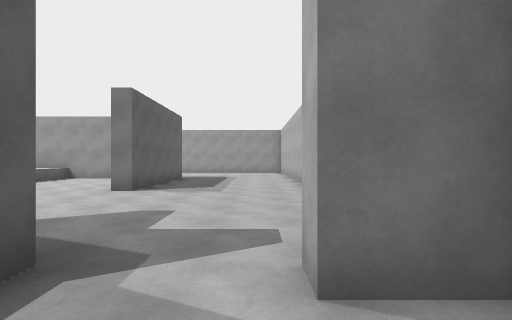
[1] (above)

20 first-person views from a walk through a Unity game level. The camera is 1.5 m above the floor, looks level and sees 85° across. The floor is counted in squares, 2 m on a side. Each view is taken from the middle of a square. On the plan, view 1 faces up. The plan holds only what a view shows up to about 10 squares ahead; the rest is blank. The player character is not drawn. Some animated figures are left out.

[2]
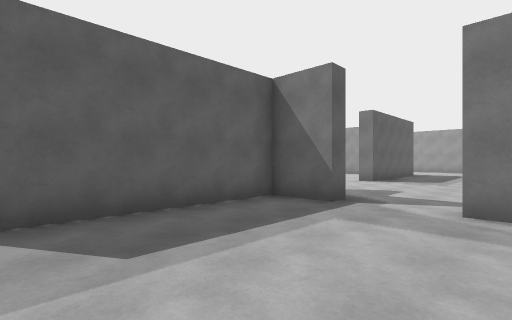

[3]
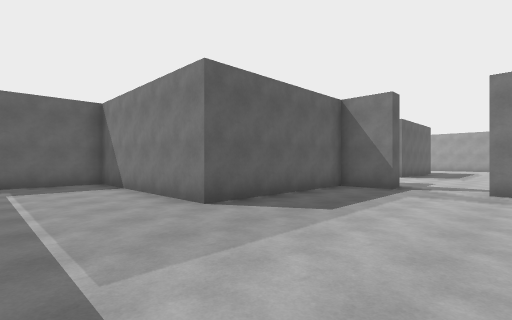

[4]
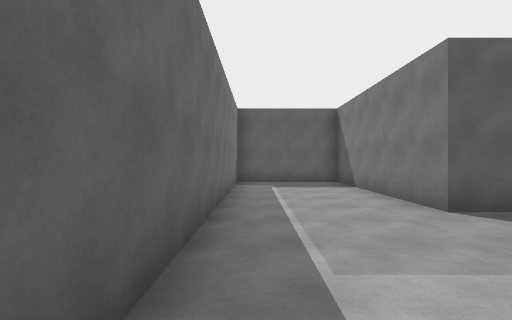

[5]
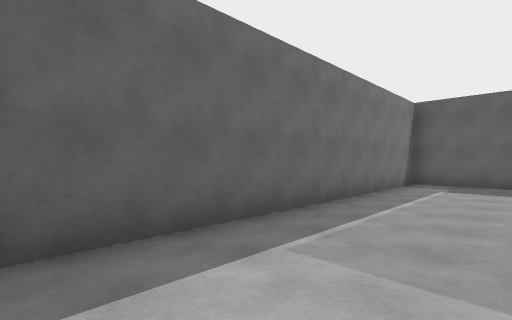

[6]
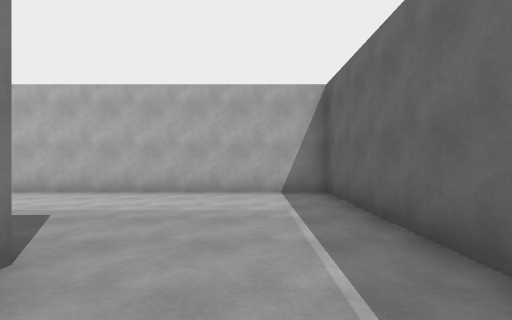

[7]
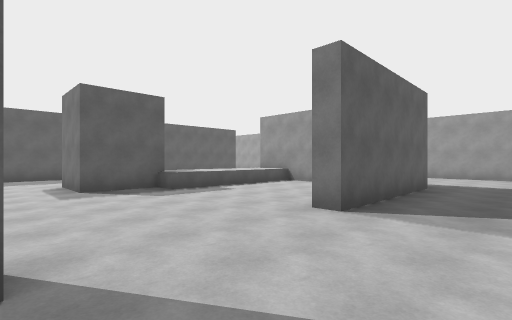

[8]
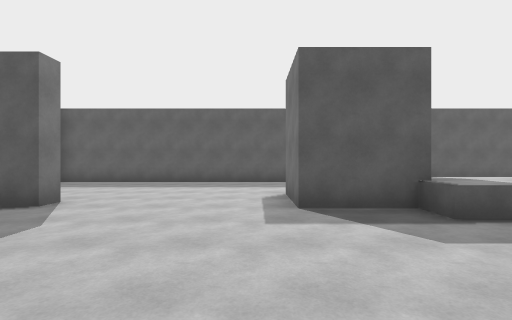

[9]
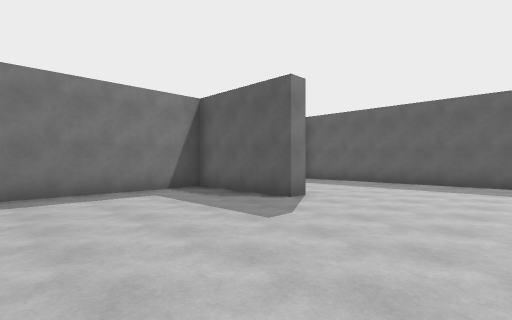

[10]
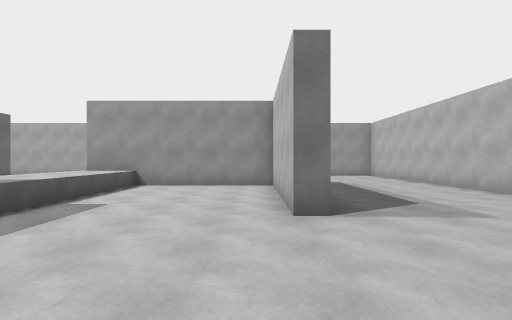

[11]
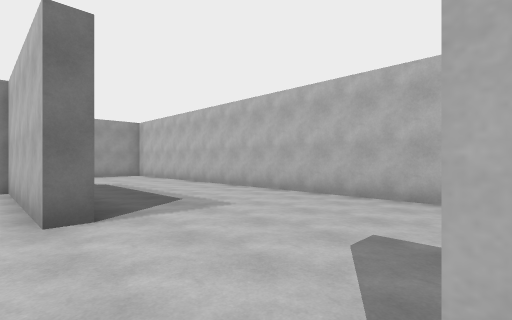

[12]
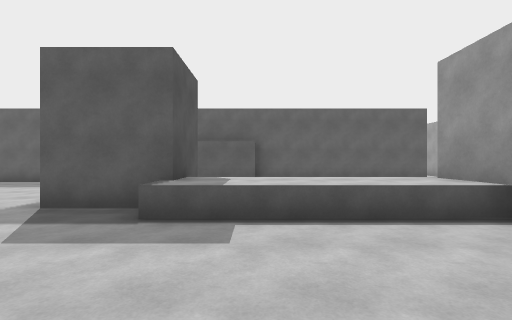

[13]
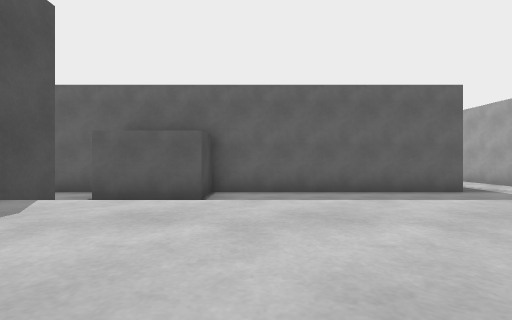

[14]
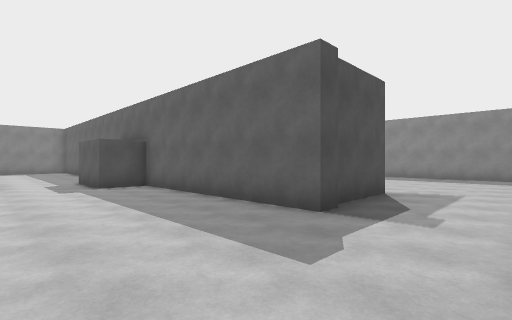

[15]
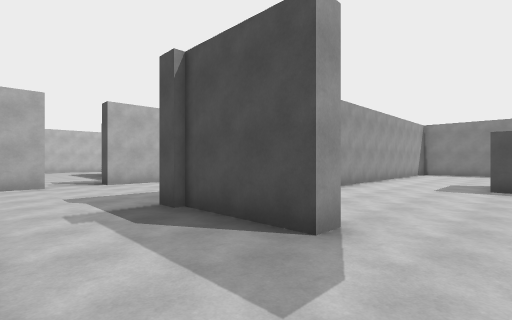

[16]
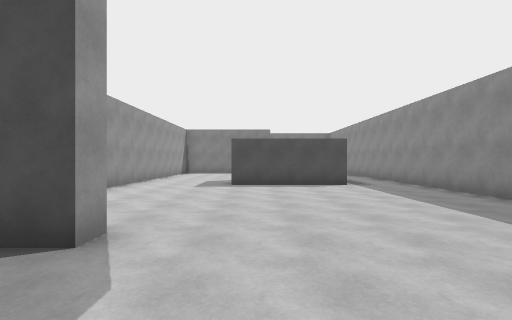

[17]
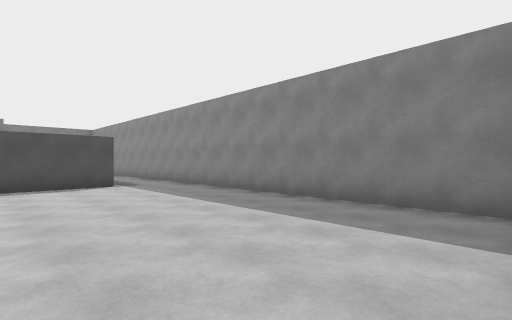

[18]
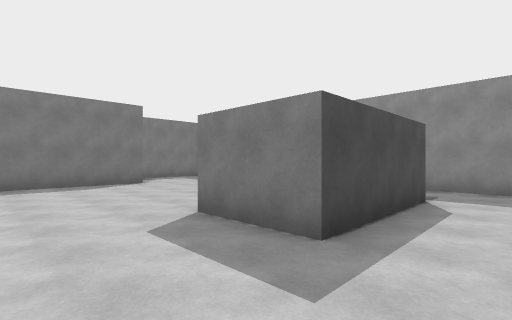

[19]
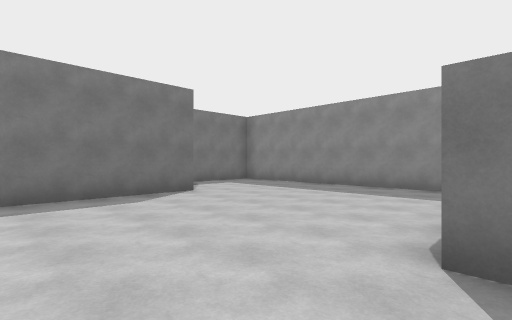

[20]
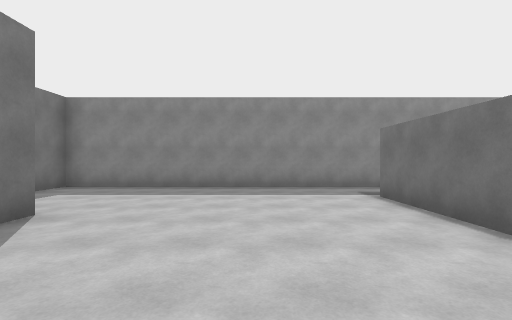

### Floor plan
Points are (right, up) in squares from view 1. A wall is a line through its corners. A room is listed if a view was taken in it or the views show most of it. See-through windows are left out.
Room 1 (views 1, 2, 3, 4, 5, 6)
walls: (-1.6, 2) (-1.6, 1.5) (-3, 1.5) (-3, -3.2) (-8.5, -3.2) (-8.5, -6.6) (1.5, -6.6) (1.5, 0.7); (1.4, 1.5) (0.3, 1.5) (0.3, 2)
ways out: opening at (-0.5, 2) to room 2
Room 2 (views 7, 8, 9, 10, 11, 12, 13, 14, 15, 16, 17, 18, 19, 20)
walls: (-10.2, 6.7) (-8.3, 6.7); (-8.3, 6.5) (-8.3, 4.7) (-10.2, 4.7); (-13.5, 5.2) (-13.5, -2.6); (-14, 5.7) (-14, 8.5); (-9, 11.6) (-9, 13.2) (-8.5, 13.2); (-14, 13.8) (-13.5, 13.8) (-13.5, 8) (-12.3, 8) (-12.3, 5.9); (-9, 14.7) (-9, 15.6); (-17.7, 5.5) (-20.7, 5.5); (-16.5, 13.1) (-16.5, 13.6) (-14, 13.6); (-9, 0.5) (-8.5, 0.5) (-8.5, -2.7) (-4.2, -2.7); (-3, 11.4) (-3, 6.8) (-3.5, 6.8) (-3.5, 11.3) (-9, 11.3); (-14.9, 16.3) (-16.9, 16.3); (-20.7, 7.6) (-17.3, 7.6) (-17.3, 5.5); (-18.9, 0) (-15.2, 0); (-1.5, 16.3) (-2, 16.3); (1.5, 4) (1.5, 13); (-22.8, 15.9) (-22.8, -2.3) (-20.2, -2.3)
low walls: (-7.5, 11.2) (-7.5, 6.5) (-8.3, 6.5)
ways out: opening at (-0.5, 2) to room 1

Where each view was taken, in squares from view 1:
view 1: 0 up, 0 right, facing up
view 2: 3 down, 1 right, facing up-left
view 3: 6 down, 1 right, facing up-left
view 4: 6 down, 1 right, facing left
view 5: 4 down, 1 right, facing down-left
view 6: 5 down, 5 left, facing right
view 7: 3 up, 1 left, facing up-left
view 8: 4 up, 4 left, facing left
view 9: 4 up, 4 left, facing down-left
view 10: 3 up, 4 left, facing up
view 11: 3 up, 4 left, facing up-right
view 12: 8 up, 4 left, facing left
view 13: 9 up, 7 left, facing left
view 14: 16 up, 10 left, facing down-left
view 15: 16 up, 18 left, facing down-right
view 16: 16 up, 18 left, facing down
view 17: 16 up, 18 left, facing down-left
view 18: 9 up, 15 left, facing down-left
view 19: 6 up, 15 left, facing down-left
view 20: 3 up, 15 left, facing left
